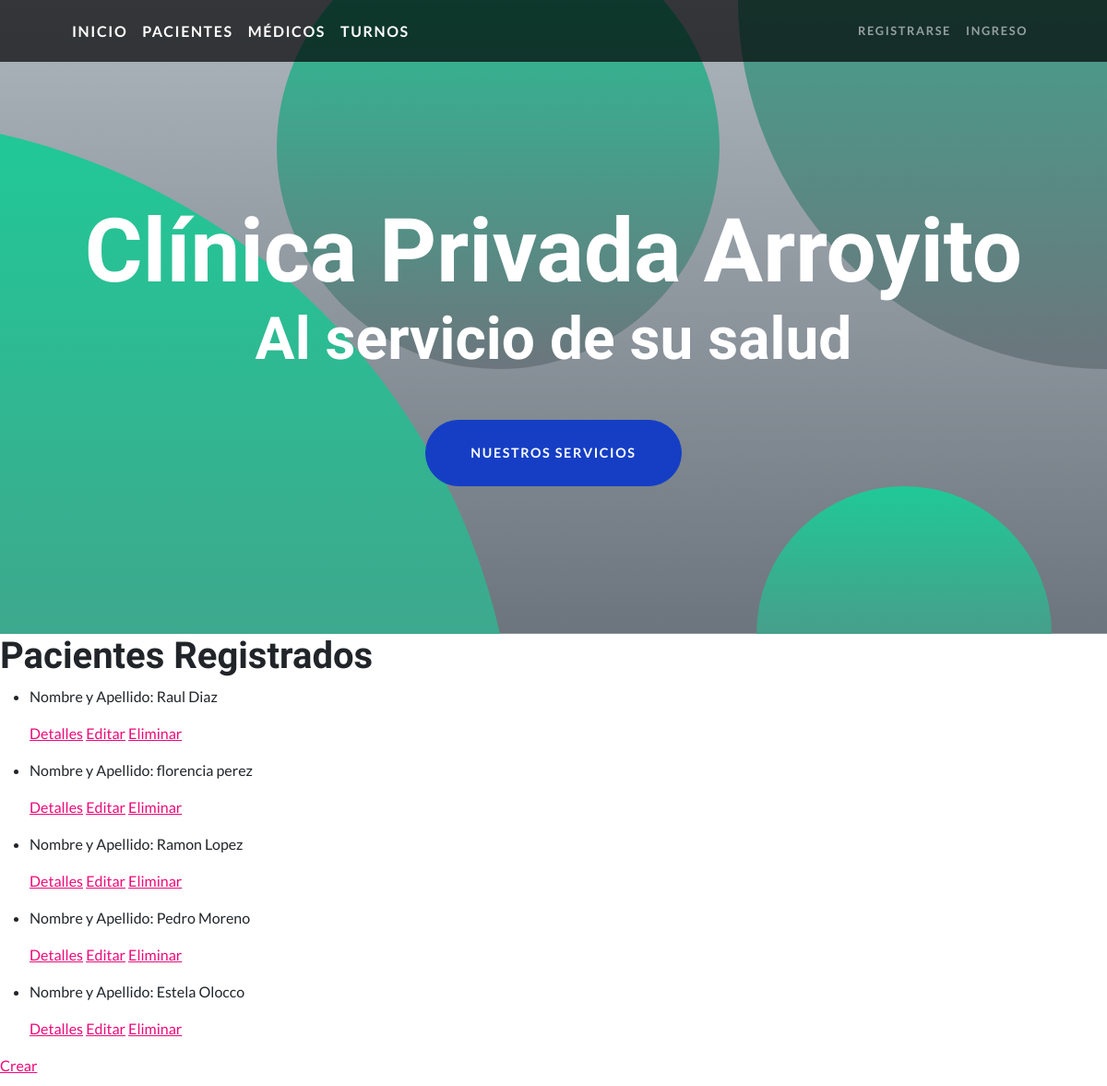
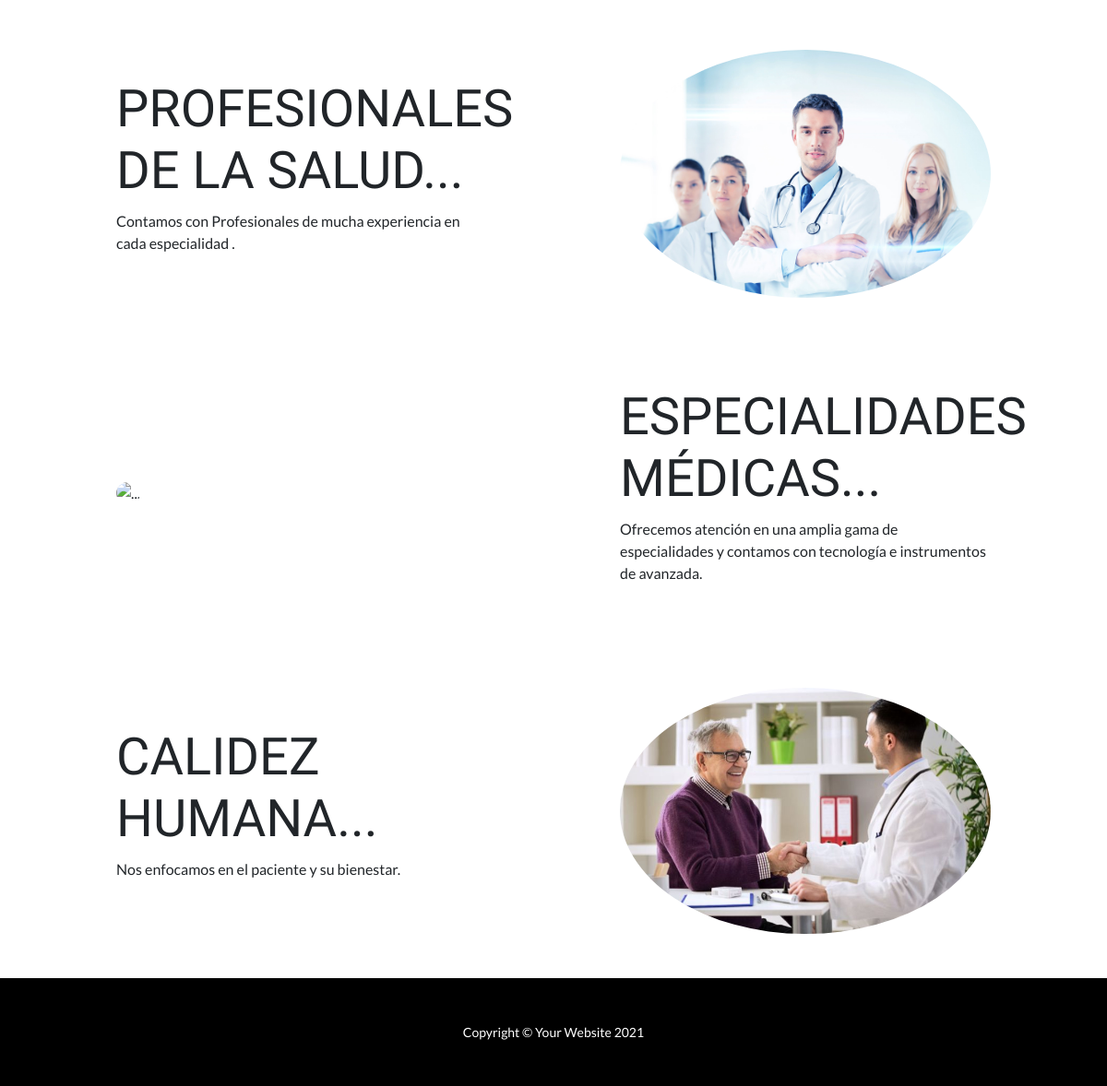
Page /AppCoder/paciente/list on the committed database (2 pictures, top to bottom).
### AppCoder/models.py (models this page shows)
class Paciente (models.Model):
    nombre=models.CharField (max_length=30)
    apellido= models.CharField (max_length=30)
    email= models.EmailField()
    fecha_nacimiento= models.DateField(null=True)

### AppCoder/views.py (the view)
# urls.py: path('paciente/list', PacienteList.as_view(), name='Paciente/List'),
class PacienteList(ListView):
    model = Paciente
    template_name = "AppCoder/pacientes_list.html"

### templates/AppCoder/pacientes_list.html
{% extends "AppCoder/padre.html" %}
{% block ContenidoQueCambia %}
    <h1>Pacientes Registrados</h1>
    <ul>
        {% for paciente in object_list %}
        <li>
            <p>Nombre y Apellido: {{paciente.nombre}} {{paciente.apellido}}</p>
            <p>
                <a href="{% url 'Paciente/Detail' paciente.id %}">Detalles</a>
                <a href="{% url 'Paciente/Edit' paciente.id %}">Editar</a>
                <a href="{% url 'Paciente/Delete' paciente.id %}">Eliminar</a>
            </p>
        </li>
        {% endfor %}
    </ul>
    <p>
        <a href="{% url 'Paciente/New' %}">Crear</a>
    </p>
{% endblock ContenidoQueCambia %}

### rows in the picture
Paciente: nombre "Raul", apellido "Diaz"
Paciente: nombre "florencia", apellido "perez"
Paciente: nombre "Ramon", apellido "Lopez"
Paciente: nombre "Pedro", apellido "Moreno"
Paciente: nombre "Estela", apellido "Olocco"
